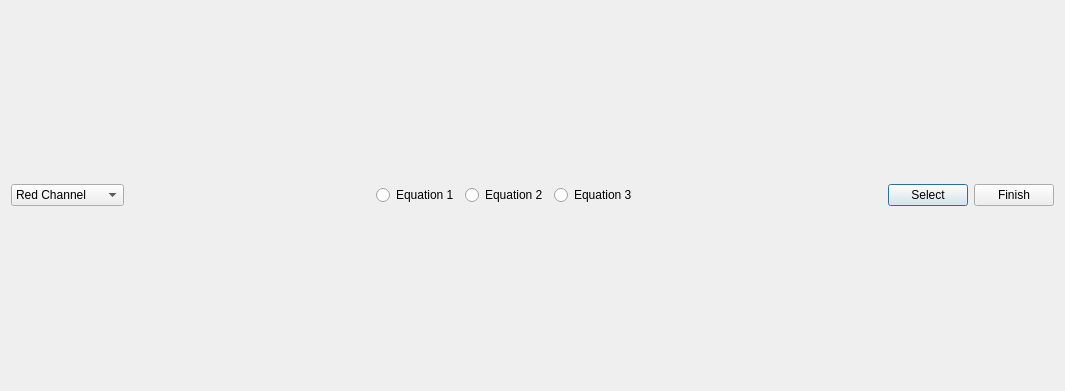
<?xml version="1.0" encoding="UTF-8"?>
<ui version="4.0">
 <class>Dialog</class>
 <widget class="QDialog" name="Dialog">
  <property name="geometry">
   <rect>
    <x>0</x>
    <y>0</y>
    <width>1065</width>
    <height>391</height>
   </rect>
  </property>
  <property name="windowTitle">
   <string>Dialog</string>
  </property>
  <layout class="QHBoxLayout" name="horizontalLayout">
   <item>
    <layout class="QVBoxLayout" name="verticalLayout_8">
     <item>
      <layout class="QHBoxLayout" name="horizontalLayout_5">
       <item>
        <widget class="QComboBox" name="comboBox">
         <item>
          <property name="text">
           <string>Red Channel</string>
          </property>
         </item>
         <item>
          <property name="text">
           <string>Green Channel</string>
          </property>
         </item>
         <item>
          <property name="text">
           <string>Blue Channel</string>
          </property>
         </item>
        </widget>
       </item>
       <item>
        <spacer name="horizontalSpacer">
         <property name="orientation">
          <enum>Qt::Horizontal</enum>
         </property>
         <property name="sizeHint" stdset="0">
          <size>
           <width>40</width>
           <height>20</height>
          </size>
         </property>
        </spacer>
       </item>
       <item>
        <widget class="QRadioButton" name="radioButton_eq1">
         <property name="text">
          <string>Equation 1</string>
         </property>
        </widget>
       </item>
       <item>
        <widget class="QRadioButton" name="RadioButton_eq2">
         <property name="text">
          <string>Equation 2</string>
         </property>
        </widget>
       </item>
       <item>
        <widget class="QRadioButton" name="radioButton_3">
         <property name="text">
          <string>Equation 3</string>
         </property>
        </widget>
       </item>
       <item>
        <spacer name="horizontalSpacer_2">
         <property name="orientation">
          <enum>Qt::Horizontal</enum>
         </property>
         <property name="sizeHint" stdset="0">
          <size>
           <width>40</width>
           <height>20</height>
          </size>
         </property>
        </spacer>
       </item>
       <item>
        <widget class="QPushButton" name="select_curve">
         <property name="text">
          <string>Select</string>
         </property>
        </widget>
       </item>
       <item>
        <widget class="QPushButton" name="finish_button">
         <property name="text">
          <string>Finish</string>
         </property>
        </widget>
       </item>
      </layout>
     </item>
    </layout>
   </item>
  </layout>
 </widget>
 <resources/>
 <connections/>
</ui>
